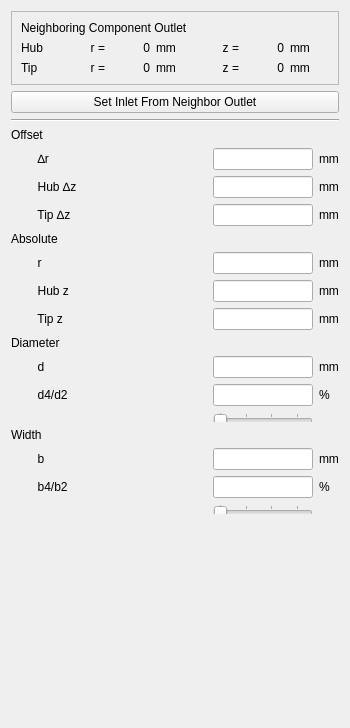
     <widget class="QWidget" name="page_inlet">
      <property name="geometry">
       <rect>
        <x>0</x>
        <y>0</y>
        <width>350</width>
        <height>728</height>
       </rect>
      </property>
      <attribute name="label">
       <string>Inlet Sizing</string>
      </attribute>
      <layout class="QGridLayout" name="gridLayout_16">
       <item row="2" column="0" colspan="4">
        <widget class="QPushButton" name="pushButton_set_inlet">
         <property name="sizePolicy">
          <sizepolicy hsizetype="Minimum" vsizetype="Fixed">
           <horstretch>0</horstretch>
           <verstretch>0</verstretch>
          </sizepolicy>
         </property>
         <property name="text">
          <string>Set Inlet From Neighbor Outlet</string>
         </property>
        </widget>
       </item>
       <item row="3" column="0" colspan="4">
        <widget class="Line" name="line_4">
         <property name="orientation">
          <enum>Qt::Horizontal</enum>
         </property>
        </widget>
       </item>
       <item row="6" column="3">
        <widget class="QLabel" name="label_39">
         <property name="sizePolicy">
          <sizepolicy hsizetype="Maximum" vsizetype="Preferred">
           <horstretch>0</horstretch>
           <verstretch>0</verstretch>
          </sizepolicy>
         </property>
         <property name="text">
          <string>mm</string>
         </property>
        </widget>
       </item>
       <item row="6" column="2">
        <widget class="QLineEdit" name="lineEdit_offset_r">
         <property name="sizePolicy">
          <sizepolicy hsizetype="Minimum" vsizetype="Fixed">
           <horstretch>0</horstretch>
           <verstretch>0</verstretch>
          </sizepolicy>
         </property>
         <property name="maximumSize">
          <size>
           <width>100</width>
           <height>16777215</height>
          </size>
         </property>
         <property name="alignment">
          <set>Qt::AlignRight|Qt::AlignTrailing|Qt::AlignVCenter</set>
         </property>
        </widget>
       </item>
       <item row="0" column="0" colspan="4">
        <widget class="QFrame" name="frame_2">
         <property name="frameShape">
          <enum>QFrame::StyledPanel</enum>
         </property>
         <property name="frameShadow">
          <enum>QFrame::Raised</enum>
         </property>
         <layout class="QGridLayout" name="gridLayout_21">
          <item row="1" column="1">
           <widget class="QLabel" name="label_24">
            <property name="text">
             <string>r =</string>
            </property>
            <property name="alignment">
             <set>Qt::AlignRight|Qt::AlignTrailing|Qt::AlignVCenter</set>
            </property>
           </widget>
          </item>
          <item row="1" column="0">
           <widget class="QLabel" name="label_21">
            <property name="sizePolicy">
             <sizepolicy hsizetype="Preferred" vsizetype="Maximum">
              <horstretch>0</horstretch>
              <verstretch>0</verstretch>
             </sizepolicy>
            </property>
            <property name="text">
             <string>Hub</string>
            </property>
           </widget>
          </item>
          <item row="1" column="6">
           <widget class="QLabel" name="label_22">
            <property name="text">
             <string>mm</string>
            </property>
           </widget>
          </item>
          <item row="1" column="3">
           <widget class="QLabel" name="label_25">
            <property name="text">
             <string>mm</string>
            </property>
           </widget>
          </item>
          <item row="3" column="0">
           <widget class="QLabel" name="label_28">
            <property name="sizePolicy">
             <sizepolicy hsizetype="Preferred" vsizetype="Maximum">
              <horstretch>0</horstretch>
              <verstretch>0</verstretch>
             </sizepolicy>
            </property>
            <property name="text">
             <string>Tip</string>
            </property>
           </widget>
          </item>
          <item row="1" column="4">
           <widget class="QLabel" name="label_23">
            <property name="text">
             <string>z =</string>
            </property>
            <property name="alignment">
             <set>Qt::AlignRight|Qt::AlignTrailing|Qt::AlignVCenter</set>
            </property>
           </widget>
          </item>
          <item row="3" column="1">
           <widget class="QLabel" name="label_29">
            <property name="text">
             <string>r =</string>
            </property>
            <property name="alignment">
             <set>Qt::AlignRight|Qt::AlignTrailing|Qt::AlignVCenter</set>
            </property>
           </widget>
          </item>
          <item row="1" column="5">
           <widget class="QLabel" name="label_imp_hub_z">
            <property name="text">
             <string>0</string>
            </property>
            <property name="alignment">
             <set>Qt::AlignRight|Qt::AlignTrailing|Qt::AlignVCenter</set>
            </property>
           </widget>
          </item>
          <item row="3" column="6">
           <widget class="QLabel" name="label_27">
            <property name="text">
             <string>mm</string>
            </property>
           </widget>
          </item>
          <item row="3" column="5">
           <widget class="QLabel" name="label_imp_tip_z">
            <property name="text">
             <string>0</string>
            </property>
            <property name="alignment">
             <set>Qt::AlignRight|Qt::AlignTrailing|Qt::AlignVCenter</set>
            </property>
           </widget>
          </item>
          <item row="1" column="2">
           <widget class="QLabel" name="label_imp_hub_r">
            <property name="text">
             <string>0</string>
            </property>
            <property name="alignment">
             <set>Qt::AlignRight|Qt::AlignTrailing|Qt::AlignVCenter</set>
            </property>
           </widget>
          </item>
          <item row="3" column="4">
           <widget class="QLabel" name="label_32">
            <property name="text">
             <string>z =</string>
            </property>
            <property name="alignment">
             <set>Qt::AlignRight|Qt::AlignTrailing|Qt::AlignVCenter</set>
            </property>
           </widget>
          </item>
          <item row="3" column="2">
           <widget class="QLabel" name="label_imp_tip_r">
            <property name="text">
             <string>0</string>
            </property>
            <property name="alignment">
             <set>Qt::AlignRight|Qt::AlignTrailing|Qt::AlignVCenter</set>
            </property>
           </widget>
          </item>
          <item row="3" column="3">
           <widget class="QLabel" name="label_31">
            <property name="text">
             <string>mm</string>
            </property>
           </widget>
          </item>
          <item row="0" column="0" colspan="7">
           <widget class="QLabel" name="label_33">
            <property name="sizePolicy">
             <sizepolicy hsizetype="Preferred" vsizetype="Maximum">
              <horstretch>0</horstretch>
              <verstretch>0</verstretch>
             </sizepolicy>
            </property>
            <property name="text">
             <string>Neighboring Component Outlet</string>
            </property>
           </widget>
          </item>
         </layout>
        </widget>
       </item>
       <item row="6" column="1">
        <spacer name="horizontalSpacer_9">
         <property name="orientation">
          <enum>Qt::Horizontal</enum>
         </property>
         <property name="sizeType">
          <enum>QSizePolicy::Minimum</enum>
         </property>
         <property name="sizeHint" stdset="0">
          <size>
           <width>40</width>
           <height>20</height>
          </size>
         </property>
        </spacer>
       </item>
       <item row="6" column="0">
        <widget class="QLabel" name="label_37">
         <property name="sizePolicy">
          <sizepolicy hsizetype="Minimum" vsizetype="Preferred">
           <horstretch>0</horstretch>
           <verstretch>0</verstretch>
          </sizepolicy>
         </property>
         <property name="text">
          <string>        ∆r</string>
         </property>
         <property name="alignment">
          <set>Qt::AlignLeading|Qt::AlignLeft|Qt::AlignVCenter</set>
         </property>
        </widget>
       </item>
       <item row="4" column="0">
        <widget class="QLabel" name="label_104">
         <property name="sizePolicy">
          <sizepolicy hsizetype="Minimum" vsizetype="Preferred">
           <horstretch>0</horstretch>
           <verstretch>0</verstretch>
          </sizepolicy>
         </property>
         <property name="minimumSize">
          <size>
           <width>100</width>
           <height>0</height>
          </size>
         </property>
         <property name="text">
          <string>Offset</string>
         </property>
        </widget>
       </item>
       <item row="9" column="0">
        <widget class="QLabel" name="label_6">
         <property name="text">
          <string>Absolute</string>
         </property>
        </widget>
       </item>
       <item row="11" column="2">
        <widget class="QLineEdit" name="lineEdit_absolute_hub_z">
         <property name="sizePolicy">
          <sizepolicy hsizetype="Minimum" vsizetype="Fixed">
           <horstretch>0</horstretch>
           <verstretch>0</verstretch>
          </sizepolicy>
         </property>
         <property name="maximumSize">
          <size>
           <width>100</width>
           <height>16777215</height>
          </size>
         </property>
         <property name="alignment">
          <set>Qt::AlignRight|Qt::AlignTrailing|Qt::AlignVCenter</set>
         </property>
        </widget>
       </item>
       <item row="14" column="2">
        <widget class="QLineEdit" name="lineEdit_diameter">
         <property name="sizePolicy">
          <sizepolicy hsizetype="Minimum" vsizetype="Fixed">
           <horstretch>0</horstretch>
           <verstretch>0</verstretch>
          </sizepolicy>
         </property>
         <property name="maximumSize">
          <size>
           <width>100</width>
           <height>16777215</height>
          </size>
         </property>
         <property name="alignment">
          <set>Qt::AlignRight|Qt::AlignTrailing|Qt::AlignVCenter</set>
         </property>
        </widget>
       </item>
       <item row="15" column="0">
        <widget class="QLabel" name="label_19">
         <property name="sizePolicy">
          <sizepolicy hsizetype="Minimum" vsizetype="Preferred">
           <horstretch>0</horstretch>
           <verstretch>0</verstretch>
          </sizepolicy>
         </property>
         <property name="text">
          <string>        d4/d2</string>
         </property>
        </widget>
       </item>
       <item row="10" column="2">
        <widget class="QLineEdit" name="lineEdit_absolute_r">
         <property name="sizePolicy">
          <sizepolicy hsizetype="Minimum" vsizetype="Fixed">
           <horstretch>0</horstretch>
           <verstretch>0</verstretch>
          </sizepolicy>
         </property>
         <property name="maximumSize">
          <size>
           <width>100</width>
           <height>16777215</height>
          </size>
         </property>
         <property name="alignment">
          <set>Qt::AlignRight|Qt::AlignTrailing|Qt::AlignVCenter</set>
         </property>
        </widget>
       </item>
       <item row="11" column="3">
        <widget class="QLabel" name="label_5">
         <property name="text">
          <string>mm</string>
         </property>
        </widget>
       </item>
       <item row="8" column="2">
        <widget class="QLineEdit" name="lineEdit_offset_tip_z">
         <property name="sizePolicy">
          <sizepolicy hsizetype="Minimum" vsizetype="Fixed">
           <horstretch>0</horstretch>
           <verstretch>0</verstretch>
          </sizepolicy>
         </property>
         <property name="maximumSize">
          <size>
           <width>100</width>
           <height>16777215</height>
          </size>
         </property>
         <property name="alignment">
          <set>Qt::AlignRight|Qt::AlignTrailing|Qt::AlignVCenter</set>
         </property>
        </widget>
       </item>
       <item row="12" column="0">
        <widget class="QLabel" name="label_40">
         <property name="sizePolicy">
          <sizepolicy hsizetype="Minimum" vsizetype="Preferred">
           <horstretch>0</horstretch>
           <verstretch>0</verstretch>
          </sizepolicy>
         </property>
         <property name="text">
          <string>        Tip z</string>
         </property>
         <property name="alignment">
          <set>Qt::AlignLeading|Qt::AlignLeft|Qt::AlignVCenter</set>
         </property>
        </widget>
       </item>
       <item row="8" column="3">
        <widget class="QLabel" name="label_38">
         <property name="text">
          <string>mm</string>
         </property>
        </widget>
       </item>
       <item row="8" column="0">
        <widget class="QLabel" name="label_36">
         <property name="sizePolicy">
          <sizepolicy hsizetype="Minimum" vsizetype="Preferred">
           <horstretch>0</horstretch>
           <verstretch>0</verstretch>
          </sizepolicy>
         </property>
         <property name="text">
          <string>        Tip ∆z</string>
         </property>
         <property name="alignment">
          <set>Qt::AlignLeading|Qt::AlignLeft|Qt::AlignVCenter</set>
         </property>
        </widget>
       </item>
       <item row="12" column="2">
        <widget class="QLineEdit" name="lineEdit_absolute_tip_z">
         <property name="sizePolicy">
          <sizepolicy hsizetype="Minimum" vsizetype="Fixed">
           <horstretch>0</horstretch>
           <verstretch>0</verstretch>
          </sizepolicy>
         </property>
         <property name="maximumSize">
          <size>
           <width>100</width>
           <height>16777215</height>
          </size>
         </property>
         <property name="alignment">
          <set>Qt::AlignRight|Qt::AlignTrailing|Qt::AlignVCenter</set>
         </property>
        </widget>
       </item>
       <item row="13" column="0">
        <widget class="QLabel" name="label_11">
         <property name="text">
          <string>Diameter</string>
         </property>
        </widget>
       </item>
       <item row="18" column="2">
        <widget class="QLineEdit" name="lineEdit_inlet_width">
         <property name="sizePolicy">
          <sizepolicy hsizetype="Minimum" vsizetype="Fixed">
           <horstretch>0</horstretch>
           <verstretch>0</verstretch>
          </sizepolicy>
         </property>
         <property name="maximumSize">
          <size>
           <width>100</width>
           <height>16777215</height>
          </size>
         </property>
         <property name="alignment">
          <set>Qt::AlignRight|Qt::AlignTrailing|Qt::AlignVCenter</set>
         </property>
        </widget>
       </item>
       <item row="10" column="0">
        <widget class="QLabel" name="label_18">
         <property name="sizePolicy">
          <sizepolicy hsizetype="Minimum" vsizetype="Preferred">
           <horstretch>0</horstretch>
           <verstretch>0</verstretch>
          </sizepolicy>
         </property>
         <property name="styleSheet">
          <string>0</string>
         </property>
         <property name="text">
          <string>        r</string>
         </property>
         <property name="alignment">
          <set>Qt::AlignLeading|Qt::AlignLeft|Qt::AlignVCenter</set>
         </property>
        </widget>
       </item>
       <item row="10" column="3">
        <widget class="QLabel" name="label_8">
         <property name="text">
          <string>mm</string>
         </property>
        </widget>
       </item>
       <item row="11" column="0">
        <widget class="QLabel" name="label_7">
         <property name="sizePolicy">
          <sizepolicy hsizetype="Minimum" vsizetype="Preferred">
           <horstretch>0</horstretch>
           <verstretch>0</verstretch>
          </sizepolicy>
         </property>
         <property name="text">
          <string>        Hub z</string>
         </property>
         <property name="alignment">
          <set>Qt::AlignLeading|Qt::AlignLeft|Qt::AlignVCenter</set>
         </property>
        </widget>
       </item>
       <item row="7" column="2">
        <widget class="QLineEdit" name="lineEdit_offset_hub_z">
         <property name="sizePolicy">
          <sizepolicy hsizetype="Minimum" vsizetype="Fixed">
           <horstretch>0</horstretch>
           <verstretch>0</verstretch>
          </sizepolicy>
         </property>
         <property name="maximumSize">
          <size>
           <width>100</width>
           <height>16777215</height>
          </size>
         </property>
         <property name="alignment">
          <set>Qt::AlignRight|Qt::AlignTrailing|Qt::AlignVCenter</set>
         </property>
        </widget>
       </item>
       <item row="14" column="3">
        <widget class="QLabel" name="label_10">
         <property name="text">
          <string>mm</string>
         </property>
        </widget>
       </item>
       <item row="18" column="0">
        <widget class="QLabel" name="label_14">
         <property name="sizePolicy">
          <sizepolicy hsizetype="Minimum" vsizetype="Preferred">
           <horstretch>0</horstretch>
           <verstretch>0</verstretch>
          </sizepolicy>
         </property>
         <property name="text">
          <string>        b</string>
         </property>
         <property name="alignment">
          <set>Qt::AlignLeading|Qt::AlignLeft|Qt::AlignVCenter</set>
         </property>
        </widget>
       </item>
       <item row="19" column="0">
        <widget class="QLabel" name="label_20">
         <property name="sizePolicy">
          <sizepolicy hsizetype="Maximum" vsizetype="Preferred">
           <horstretch>0</horstretch>
           <verstretch>0</verstretch>
          </sizepolicy>
         </property>
         <property name="text">
          <string>        b4/b2</string>
         </property>
        </widget>
       </item>
       <item row="19" column="2">
        <widget class="QLineEdit" name="lineEdit_inlet_width_ratio">
         <property name="sizePolicy">
          <sizepolicy hsizetype="Minimum" vsizetype="Fixed">
           <horstretch>0</horstretch>
           <verstretch>0</verstretch>
          </sizepolicy>
         </property>
         <property name="maximumSize">
          <size>
           <width>100</width>
           <height>16777215</height>
          </size>
         </property>
         <property name="alignment">
          <set>Qt::AlignRight|Qt::AlignTrailing|Qt::AlignVCenter</set>
         </property>
        </widget>
       </item>
       <item row="19" column="3">
        <widget class="QLabel" name="label_16">
         <property name="text">
          <string>%</string>
         </property>
        </widget>
       </item>
       <item row="7" column="3">
        <widget class="QLabel" name="label_2">
         <property name="text">
          <string>mm</string>
         </property>
        </widget>
       </item>
       <item row="14" column="0">
        <widget class="QLabel" name="label_12">
         <property name="sizePolicy">
          <sizepolicy hsizetype="Minimum" vsizetype="Preferred">
           <horstretch>0</horstretch>
           <verstretch>0</verstretch>
          </sizepolicy>
         </property>
         <property name="text">
          <string>        d</string>
         </property>
         <property name="alignment">
          <set>Qt::AlignLeading|Qt::AlignLeft|Qt::AlignVCenter</set>
         </property>
        </widget>
       </item>
       <item row="12" column="3">
        <widget class="QLabel" name="label_47">
         <property name="text">
          <string>mm</string>
         </property>
        </widget>
       </item>
       <item row="15" column="2">
        <widget class="QLineEdit" name="lineEdit_diameter_ratio">
         <property name="sizePolicy">
          <sizepolicy hsizetype="Minimum" vsizetype="Fixed">
           <horstretch>0</horstretch>
           <verstretch>0</verstretch>
          </sizepolicy>
         </property>
         <property name="maximumSize">
          <size>
           <width>100</width>
           <height>16777215</height>
          </size>
         </property>
         <property name="alignment">
          <set>Qt::AlignRight|Qt::AlignTrailing|Qt::AlignVCenter</set>
         </property>
        </widget>
       </item>
       <item row="15" column="3">
        <widget class="QLabel" name="label_9">
         <property name="text">
          <string>%</string>
         </property>
        </widget>
       </item>
       <item row="16" column="2">
        <widget class="QSlider" name="horizontalSlider_diameter_ratio">
         <property name="sizePolicy">
          <sizepolicy hsizetype="Minimum" vsizetype="Fixed">
           <horstretch>0</horstretch>
           <verstretch>0</verstretch>
          </sizepolicy>
         </property>
         <property name="maximumSize">
          <size>
           <width>16777215</width>
           <height>10</height>
          </size>
         </property>
         <property name="minimum">
          <number>100</number>
         </property>
         <property name="maximum">
          <number>150</number>
         </property>
         <property name="pageStep">
          <number>5</number>
         </property>
         <property name="value">
          <number>100</number>
         </property>
         <property name="orientation">
          <enum>Qt::Horizontal</enum>
         </property>
         <property name="invertedAppearance">
          <bool>false</bool>
         </property>
         <property name="tickPosition">
          <enum>QSlider::TicksAbove</enum>
         </property>
         <property name="tickInterval">
          <number>15</number>
         </property>
        </widget>
       </item>
       <item row="17" column="0">
        <widget class="QLabel" name="label_15">
         <property name="text">
          <string>Width</string>
         </property>
        </widget>
       </item>
       <item row="18" column="3">
        <widget class="QLabel" name="label_13">
         <property name="text">
          <string>mm</string>
         </property>
        </widget>
       </item>
       <item row="20" column="2">
        <widget class="QSlider" name="horizontalSlider_inlet_width_ratio">
         <property name="sizePolicy">
          <sizepolicy hsizetype="Minimum" vsizetype="Fixed">
           <horstretch>0</horstretch>
           <verstretch>0</verstretch>
          </sizepolicy>
         </property>
         <property name="maximumSize">
          <size>
           <width>16777215</width>
           <height>10</height>
          </size>
         </property>
         <property name="minimum">
          <number>100</number>
         </property>
         <property name="maximum">
          <number>150</number>
         </property>
         <property name="pageStep">
          <number>5</number>
         </property>
         <property name="value">
          <number>100</number>
         </property>
         <property name="orientation">
          <enum>Qt::Horizontal</enum>
         </property>
         <property name="invertedAppearance">
          <bool>false</bool>
         </property>
         <property name="tickPosition">
          <enum>QSlider::TicksAbove</enum>
         </property>
         <property name="tickInterval">
          <number>15</number>
         </property>
        </widget>
       </item>
       <item row="22" column="0" colspan="2">
        <spacer name="verticalSpacer">
         <property name="orientation">
          <enum>Qt::Vertical</enum>
         </property>
         <property name="sizeType">
          <enum>QSizePolicy::MinimumExpanding</enum>
         </property>
         <property name="sizeHint" stdset="0">
          <size>
           <width>20</width>
           <height>40</height>
          </size>
         </property>
        </spacer>
       </item>
       <item row="7" column="0">
        <widget class="QLabel" name="label_17">
         <property name="sizePolicy">
          <sizepolicy hsizetype="Minimum" vsizetype="Preferred">
           <horstretch>0</horstretch>
           <verstretch>0</verstretch>
          </sizepolicy>
         </property>
         <property name="text">
          <string>        Hub ∆z</string>
         </property>
         <property name="alignment">
          <set>Qt::AlignLeading|Qt::AlignLeft|Qt::AlignVCenter</set>
         </property>
        </widget>
       </item>
      </layout>
     </widget>
